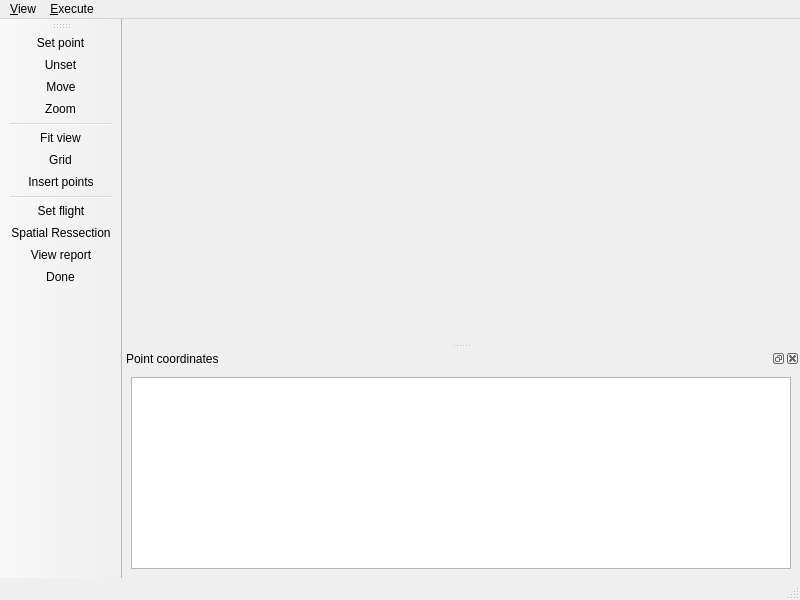
<?xml version="1.0" encoding="UTF-8"?>
<ui version="4.0">
 <class>SRMainWindow</class>
 <widget class="QMainWindow" name="SRMainWindow">
  <property name="geometry">
   <rect>
    <x>0</x>
    <y>0</y>
    <width>800</width>
    <height>600</height>
   </rect>
  </property>
  <property name="windowTitle">
   <string>Spatial Ressection</string>
  </property>
  <property name="windowIcon">
   <iconset resource="../resource/resource.qrc">
    <normaloff>:/icon/WindowIcon.png</normaloff>:/icon/WindowIcon.png</iconset>
  </property>
  <widget class="QWidget" name="centralwidget"/>
  <widget class="QMenuBar" name="menubar">
   <property name="geometry">
    <rect>
     <x>0</x>
     <y>0</y>
     <width>800</width>
     <height>25</height>
    </rect>
   </property>
   <widget class="QMenu" name="menu_View">
    <property name="title">
     <string>&amp;View</string>
    </property>
    <addaction name="actionSet"/>
    <addaction name="actionMove"/>
    <addaction name="actionZoom"/>
    <addaction name="separator"/>
    <addaction name="actionFit"/>
    <addaction name="actionInsert_Points"/>
   </widget>
   <widget class="QMenu" name="menu_Execute">
    <property name="title">
     <string>&amp;Execute</string>
    </property>
    <addaction name="actionFlight"/>
    <addaction name="actionSpatialRessection"/>
    <addaction name="actionTable"/>
   </widget>
   <addaction name="menu_View"/>
   <addaction name="menu_Execute"/>
  </widget>
  <widget class="QStatusBar" name="statusbar"/>
  <widget class="QDockWidget" name="dockWidget">
   <property name="windowTitle">
    <string>Point coordinates</string>
   </property>
   <attribute name="dockWidgetArea">
    <number>8</number>
   </attribute>
   <widget class="QWidget" name="dockWidgetContents">
    <layout class="QGridLayout" name="gridLayout">
     <item row="0" column="0">
      <widget class="QTableView" name="table1"/>
     </item>
    </layout>
   </widget>
  </widget>
  <widget class="QToolBar" name="toolBar">
   <property name="windowTitle">
    <string>toolBar</string>
   </property>
   <attribute name="toolBarArea">
    <enum>LeftToolBarArea</enum>
   </attribute>
   <attribute name="toolBarBreak">
    <bool>false</bool>
   </attribute>
   <addaction name="actionSet"/>
   <addaction name="actionUnset"/>
   <addaction name="actionMove"/>
   <addaction name="actionZoom"/>
   <addaction name="separator"/>
   <addaction name="actionFit"/>
   <addaction name="actionGrid"/>
   <addaction name="actionInsert_Points"/>
   <addaction name="separator"/>
   <addaction name="actionFlight"/>
   <addaction name="actionSpatialRessection"/>
   <addaction name="actionTable"/>
   <addaction name="actionDone"/>
  </widget>
  <action name="actionZoom">
   <property name="icon">
    <iconset resource="../resource/resource.qrc">
     <normaloff>:/icon/find.png</normaloff>:/icon/find.png</iconset>
   </property>
   <property name="text">
    <string>&amp;Zoom</string>
   </property>
   <property name="toolTip">
    <string>&lt;!DOCTYPE HTML PUBLIC &quot;-//W3C//DTD HTML 4.0//EN&quot; &quot;http://www.w3.org/TR/REC-html40/strict.dtd&quot;&gt;
&lt;html&gt;&lt;head&gt;&lt;meta name=&quot;qrichtext&quot; content=&quot;1&quot; /&gt;&lt;style type=&quot;text/css&quot;&gt;
p, li { white-space: pre-wrap; }
&lt;/style&gt;&lt;/head&gt;&lt;body style=&quot; font-family:'Sans'; font-size:10pt; font-weight:400; font-style:normal;&quot;&gt;
&lt;p style=&quot; margin-top:0px; margin-bottom:0px; margin-left:0px; margin-right:0px; -qt-block-indent:0; text-indent:0px;&quot;&gt;&lt;span style=&quot; color:#000000;&quot;&gt;Zoom&lt;/span&gt;&lt;/p&gt;&lt;/body&gt;&lt;/html&gt;</string>
   </property>
   <property name="shortcut">
    <string>Ctrl+Z</string>
   </property>
  </action>
  <action name="actionMove">
   <property name="icon">
    <iconset resource="../resource/resource.qrc">
     <normaloff>:/icon/move.png</normaloff>:/icon/move.png</iconset>
   </property>
   <property name="text">
    <string>&amp;Move</string>
   </property>
   <property name="toolTip">
    <string>&lt;!DOCTYPE HTML PUBLIC &quot;-//W3C//DTD HTML 4.0//EN&quot; &quot;http://www.w3.org/TR/REC-html40/strict.dtd&quot;&gt;
&lt;html&gt;&lt;head&gt;&lt;meta name=&quot;qrichtext&quot; content=&quot;1&quot; /&gt;&lt;style type=&quot;text/css&quot;&gt;
p, li { white-space: pre-wrap; }
&lt;/style&gt;&lt;/head&gt;&lt;body style=&quot; font-family:'Sans'; font-size:10pt; font-weight:400; font-style:normal;&quot;&gt;
&lt;p style=&quot; margin-top:0px; margin-bottom:0px; margin-left:0px; margin-right:0px; -qt-block-indent:0; text-indent:0px;&quot;&gt;&lt;span style=&quot; color:#000000;&quot;&gt;Move&lt;/span&gt;&lt;/p&gt;&lt;/body&gt;&lt;/html&gt;</string>
   </property>
   <property name="shortcut">
    <string>Ctrl+M</string>
   </property>
  </action>
  <action name="actionFit">
   <property name="icon">
    <iconset resource="../resource/resource.qrc">
     <normaloff>:/icon/fit.png</normaloff>:/icon/fit.png</iconset>
   </property>
   <property name="text">
    <string>Fit &amp;view</string>
   </property>
   <property name="toolTip">
    <string>&lt;!DOCTYPE HTML PUBLIC &quot;-//W3C//DTD HTML 4.0//EN&quot; &quot;http://www.w3.org/TR/REC-html40/strict.dtd&quot;&gt;
&lt;html&gt;&lt;head&gt;&lt;meta name=&quot;qrichtext&quot; content=&quot;1&quot; /&gt;&lt;style type=&quot;text/css&quot;&gt;
p, li { white-space: pre-wrap; }
&lt;/style&gt;&lt;/head&gt;&lt;body style=&quot; font-family:'Sans'; font-size:10pt; font-weight:400; font-style:normal;&quot;&gt;
&lt;p style=&quot; margin-top:0px; margin-bottom:0px; margin-left:0px; margin-right:0px; -qt-block-indent:0; text-indent:0px;&quot;&gt;&lt;span style=&quot; color:#000000;&quot;&gt;Fit view&lt;/span&gt;&lt;/p&gt;&lt;/body&gt;&lt;/html&gt;</string>
   </property>
   <property name="shortcut">
    <string>Ctrl+V</string>
   </property>
  </action>
  <action name="actionSet">
   <property name="icon">
    <iconset>
     <normaloff>:/icon/mark.png</normaloff>:/icon/mark.png</iconset>
   </property>
   <property name="text">
    <string>&amp;Set point</string>
   </property>
   <property name="toolTip">
    <string>&lt;!DOCTYPE HTML PUBLIC &quot;-//W3C//DTD HTML 4.0//EN&quot; &quot;http://www.w3.org/TR/REC-html40/strict.dtd&quot;&gt;
&lt;html&gt;&lt;head&gt;&lt;meta name=&quot;qrichtext&quot; content=&quot;1&quot; /&gt;&lt;style type=&quot;text/css&quot;&gt;
p, li { white-space: pre-wrap; }
&lt;/style&gt;&lt;/head&gt;&lt;body style=&quot; font-family:'Sans'; font-size:10pt; font-weight:400; font-style:normal;&quot;&gt;
&lt;p style=&quot; margin-top:0px; margin-bottom:0px; margin-left:0px; margin-right:0px; -qt-block-indent:0; text-indent:0px;&quot;&gt;&lt;span style=&quot; color:#000000;&quot;&gt;Set point&lt;/span&gt;&lt;/p&gt;&lt;/body&gt;&lt;/html&gt;</string>
   </property>
   <property name="shortcut">
    <string>Ctrl+S</string>
   </property>
  </action>
  <action name="actionUnset">
   <property name="icon">
    <iconset resource="../resource/resource.qrc">
     <normaloff>:/icon/unmark.png</normaloff>:/icon/unmark.png</iconset>
   </property>
   <property name="text">
    <string>Unset</string>
   </property>
   <property name="toolTip">
    <string>Unset Point</string>
   </property>
   <property name="visible">
    <bool>false</bool>
   </property>
  </action>
  <action name="actionGrid">
   <property name="icon">
    <iconset resource="../resource/resource.qrc">
     <normaloff>:/icon/grid.png</normaloff>:/icon/grid.png</iconset>
   </property>
   <property name="text">
    <string>Grid</string>
   </property>
   <property name="toolTip">
    <string>Activate Grid</string>
   </property>
   <property name="visible">
    <bool>false</bool>
   </property>
  </action>
  <action name="actionSpatialRessection">
   <property name="icon">
    <iconset resource="../resource/resource.qrc">
     <normaloff>:/icon/exterior.png</normaloff>:/icon/exterior.png</iconset>
   </property>
   <property name="text">
    <string>Exterior &amp;orientation</string>
   </property>
   <property name="iconText">
    <string>Spatial Ressection</string>
   </property>
   <property name="toolTip">
    <string>&lt;!DOCTYPE HTML PUBLIC &quot;-//W3C//DTD HTML 4.0//EN&quot; &quot;http://www.w3.org/TR/REC-html40/strict.dtd&quot;&gt;
&lt;html&gt;&lt;head&gt;&lt;meta name=&quot;qrichtext&quot; content=&quot;1&quot; /&gt;&lt;style type=&quot;text/css&quot;&gt;
p, li { white-space: pre-wrap; }
&lt;/style&gt;&lt;/head&gt;&lt;body style=&quot; font-family:'Sans'; font-size:10pt; font-weight:400; font-style:normal;&quot;&gt;
&lt;p style=&quot; margin-top:0px; margin-bottom:0px; margin-left:0px; margin-right:0px; -qt-block-indent:0; text-indent:0px;&quot;&gt;&lt;span style=&quot; color:#000000;&quot;&gt;Exterior orientation&lt;/span&gt;&lt;/p&gt;&lt;/body&gt;&lt;/html&gt;</string>
   </property>
   <property name="shortcut">
    <string>Ctrl+O</string>
   </property>
  </action>
  <action name="actionFlight">
   <property name="icon">
    <iconset resource="../resource/resource.qrc">
     <normaloff>:/icon/fd.png</normaloff>:/icon/fd.png</iconset>
   </property>
   <property name="text">
    <string>Set &amp;flight</string>
   </property>
   <property name="toolTip">
    <string>&lt;!DOCTYPE HTML PUBLIC &quot;-//W3C//DTD HTML 4.0//EN&quot; &quot;http://www.w3.org/TR/REC-html40/strict.dtd&quot;&gt;
&lt;html&gt;&lt;head&gt;&lt;meta name=&quot;qrichtext&quot; content=&quot;1&quot; /&gt;&lt;style type=&quot;text/css&quot;&gt;
p, li { white-space: pre-wrap; }
&lt;/style&gt;&lt;/head&gt;&lt;body style=&quot; font-family:'Sans'; font-size:10pt; font-weight:400; font-style:normal;&quot;&gt;
&lt;p style=&quot; margin-top:0px; margin-bottom:0px; margin-left:0px; margin-right:0px; -qt-block-indent:0; text-indent:0px;&quot;&gt;&lt;span style=&quot; color:#000000;&quot;&gt;Set flight&lt;/span&gt;&lt;/p&gt;&lt;/body&gt;&lt;/html&gt;</string>
   </property>
   <property name="shortcut">
    <string>Ctrl+F</string>
   </property>
  </action>
  <action name="actionTable">
   <property name="icon">
    <iconset resource="../resource/resource.qrc">
     <normaloff>:/icon/table.png</normaloff>:/icon/table.png</iconset>
   </property>
   <property name="text">
    <string>View &amp;report</string>
   </property>
   <property name="toolTip">
    <string>&lt;!DOCTYPE HTML PUBLIC &quot;-//W3C//DTD HTML 4.0//EN&quot; &quot;http://www.w3.org/TR/REC-html40/strict.dtd&quot;&gt;
&lt;html&gt;&lt;head&gt;&lt;meta name=&quot;qrichtext&quot; content=&quot;1&quot; /&gt;&lt;style type=&quot;text/css&quot;&gt;
p, li { white-space: pre-wrap; }
&lt;/style&gt;&lt;/head&gt;&lt;body style=&quot; font-family:'Sans'; font-size:10pt; font-weight:400; font-style:normal;&quot;&gt;
&lt;p style=&quot; margin-top:0px; margin-bottom:0px; margin-left:0px; margin-right:0px; -qt-block-indent:0; text-indent:0px;&quot;&gt;&lt;span style=&quot; color:#000000;&quot;&gt;View report&lt;/span&gt;&lt;/p&gt;&lt;/body&gt;&lt;/html&gt;</string>
   </property>
   <property name="shortcut">
    <string>Ctrl+R</string>
   </property>
  </action>
  <action name="actionInsert_Points">
   <property name="icon">
    <iconset resource="../resource/resource.qrc">
     <normaloff>:/icon/export.png</normaloff>:/icon/export.png</iconset>
   </property>
   <property name="text">
    <string>&amp;Insert points</string>
   </property>
   <property name="toolTip">
    <string>&lt;!DOCTYPE HTML PUBLIC &quot;-//W3C//DTD HTML 4.0//EN&quot; &quot;http://www.w3.org/TR/REC-html40/strict.dtd&quot;&gt;
&lt;html&gt;&lt;head&gt;&lt;meta name=&quot;qrichtext&quot; content=&quot;1&quot; /&gt;&lt;style type=&quot;text/css&quot;&gt;
p, li { white-space: pre-wrap; }
&lt;/style&gt;&lt;/head&gt;&lt;body style=&quot; font-family:'Sans'; font-size:10pt; font-weight:400; font-style:normal;&quot;&gt;
&lt;p style=&quot; margin-top:0px; margin-bottom:0px; margin-left:0px; margin-right:0px; -qt-block-indent:0; text-indent:0px;&quot;&gt;&lt;span style=&quot; color:#000000;&quot;&gt;Insert points&lt;/span&gt;&lt;/p&gt;&lt;/body&gt;&lt;/html&gt;</string>
   </property>
   <property name="shortcut">
    <string>Ctrl+I</string>
   </property>
  </action>
  <action name="actionDone">
   <property name="icon">
    <iconset resource="../resource/resource.qrc">
     <normaloff>:/icon/done.png</normaloff>:/icon/done.png</iconset>
   </property>
   <property name="text">
    <string>Done</string>
   </property>
   <property name="toolTip">
    <string>&lt;!DOCTYPE HTML PUBLIC &quot;-//W3C//DTD HTML 4.0//EN&quot; &quot;http://www.w3.org/TR/REC-html40/strict.dtd&quot;&gt;
&lt;html&gt;&lt;head&gt;&lt;meta name=&quot;qrichtext&quot; content=&quot;1&quot; /&gt;&lt;style type=&quot;text/css&quot;&gt;
p, li { white-space: pre-wrap; }
&lt;/style&gt;&lt;/head&gt;&lt;body style=&quot; font-family:'Sans'; font-size:10pt; font-weight:400; font-style:normal;&quot;&gt;
&lt;p style=&quot; margin-top:0px; margin-bottom:0px; margin-left:0px; margin-right:0px; -qt-block-indent:0; text-indent:0px;&quot;&gt;&lt;span style=&quot; color:#000000;&quot;&gt;Done&lt;/span&gt;&lt;/p&gt;&lt;/body&gt;&lt;/html&gt;</string>
   </property>
  </action>
 </widget>
 <resources>
  <include location="../resource/resource.qrc"/>
 </resources>
 <connections/>
</ui>
